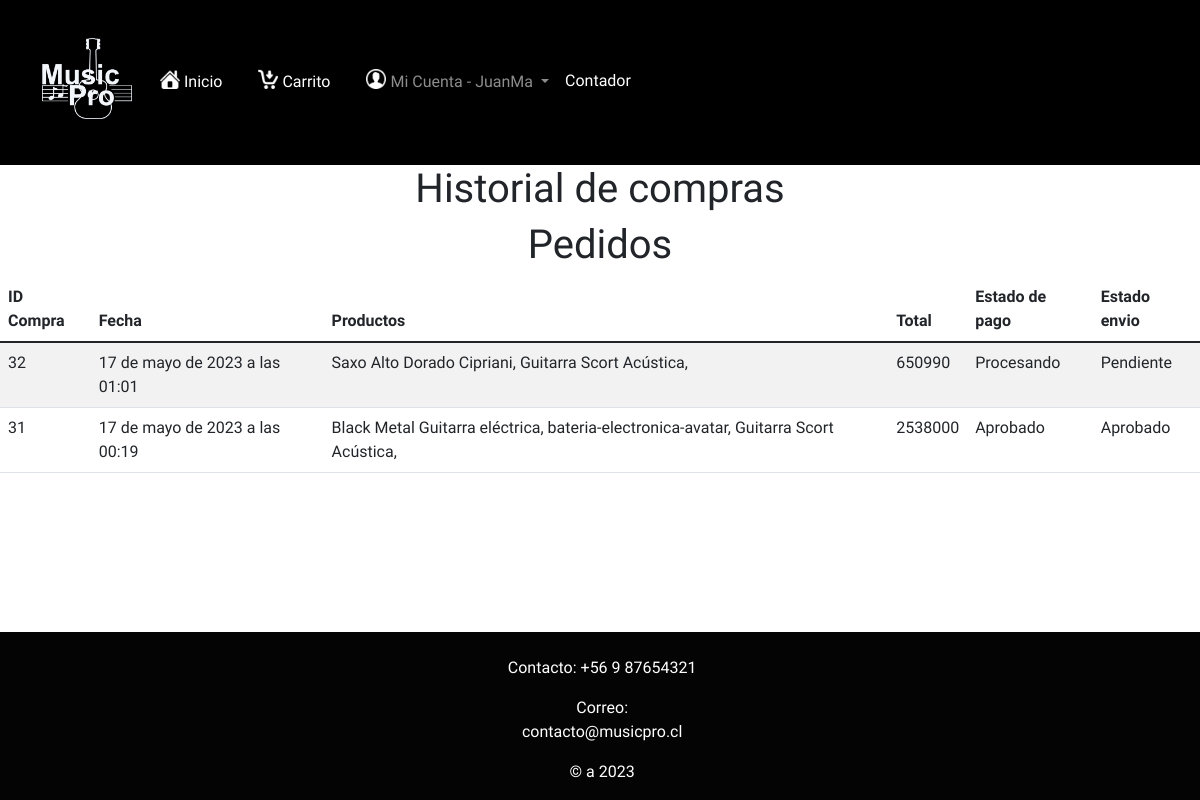
The app's page /historial (signed in) with its own data.
### core/models.py (models this page shows, shortened)
class Historial(models.Model):
    fecha = models.DateTimeField(auto_now_add=True)
    total = models.IntegerField(default=0)
    estadoPago = models.BooleanField(default=False)
    estadoEnvio = models.BooleanField(default=False)
    OPCION_1 = 'Transferencia'
    OPCION_2 = 'Transbank'
    OPCIONES_TIPO_PAGO = [
        (True, OPCION_1),
        (False, OPCION_2),
    ]
    tipoPago = models.BooleanField(choices=OPCIONES_TIPO_PAGO, default=False)
    TIPO_1 = 'Logueado'
    TIPO_2 = 'Invitado'
    OPCIONES_TIPO_USUARIO = [
        (True, TIPO_1),
        (False, TIPO_2),
    ]
    tipoUsuario = models.BooleanField(choices=OPCIONES_TIPO_USUARIO, null=False,  default=False)
    email = models.EmailField(null=False, default='')

class Producto(models.Model):
    nombre = models.CharField(max_length=40)
    precio = models.IntegerField(default=0)
    stock = models.IntegerField(default=0)
    imagen =models.ImageField(upload_to='')
    descripcion = models.CharField(max_length=500, default='')
    idTipoProducto = models.ForeignKey(TipoProducto, on_delete=models.SET_NULL, null=True)

### core/views.py (the view)
# urls.py: path('historial', historial, name="historial"),
def historial(request):
    contexto = {
        'compras' : Historial.objects.filter(email = request.session['email']).order_by('-fecha'),
        'detalle' : DetalleCompra.objects.all(),
        'producto' : Producto.objects.all()
    }
    return render(request, 'core/historial.html', contexto)

### core/context_processor.py (called while the page is built)
def total_carrito(request):
    total = 0
    if 'carrito' in request.session:
        for key, value in request.session["carrito"].items():
            total += int(value["acumulado"])
    return {"total_carrito":total}

### core/templates/core/historial.html (shortened to what this page needs)
{% extends "core/layout.html" %}
{% load static %}
{% block head %}
<link rel="stylesheet" href="{% static 'core/css/pago.css' %}">
{% endblock %}
{% block content %}
<h1>Historial de compras</h1>
<table class="table table-striped">
    <thead>
        <h1>Pedidos</h1>
        <tr>
            <th>ID Compra</th>
            <th>Fecha</th>
            <th>Productos</th>
            <th>Total</th>
            <th>Estado de pago</th>
            <th>Estado envio</th>
        </tr>
    </thead>
    <tbody>
        {% for compra in compras %}
        <tr>
            <td>{{ compra.id }}</td>
            <td>{{ compra.fecha }}</td>
            <td>
                {% for d in detalle %}
                {% if compra.id == d.idHistorial %}
                {% for p in producto %}
                {% if d.idProducto == p.id %}
                {{ p.nombre }},
                {% endif %}
                {% endfor %}
                {% endif %}
                {% endfor %}
            </td>
            <td>{{ compra.total }}</td>
            <td>{% if compra.estadoPago %}
                Aprobado
                {% else %}
                Procesando
                {% endif %}
            </td>
            <td>{% if compra.estadoEnvio %}
                Aprobado
                {% else %}
                Pendiente
                {% endif %}
            </td>
        </tr>
        {% empty %}
        <tr>
            <td colspan="5">No se encontraron compras.</td>
        </tr>
        {% endfor %}
    </tbody>
</table>
{% endblock %}

### core/static/core/css/stylelayout.css (style rules this page uses)
body { background-image: url("https://i.pinimg.com/564x/20/8b/9b/208b9ba35cebefbba9f945fb69f021ce.jpg"); background-repeat: no-repeat; background-position: center center; background-size: cover; background-attachment: fixed; }
* { padding: 0; margin: 0; font-family: 'Chakra Petch', sans-serif; }
body { background-color: #ffffff; background-color: #ffffff; }

### core/static/core/css/pago.css (style rules this page uses)
* { margin:0; padding: 0; }

### records on screen
Historial: id "32", fecha "17 de mayo de 2023 a las 01:01", total "650990", estadoPago "Procesando", estadoEnvio "Pendiente"
Producto: nombre "Saxo Alto Dorado Cipriani"
Producto: nombre "Guitarra Scort Acústica"
Historial: id "31", fecha "17 de mayo de 2023 a las 00:19", total "2538000", estadoPago "Aprobado", estadoEnvio "Aprobado"
Producto: nombre "Black Metal Guitarra eléctrica"
Producto: nombre "bateria-electronica-avatar"

### other values on screen
{{ request.session.nombre }} "JuanMa"
